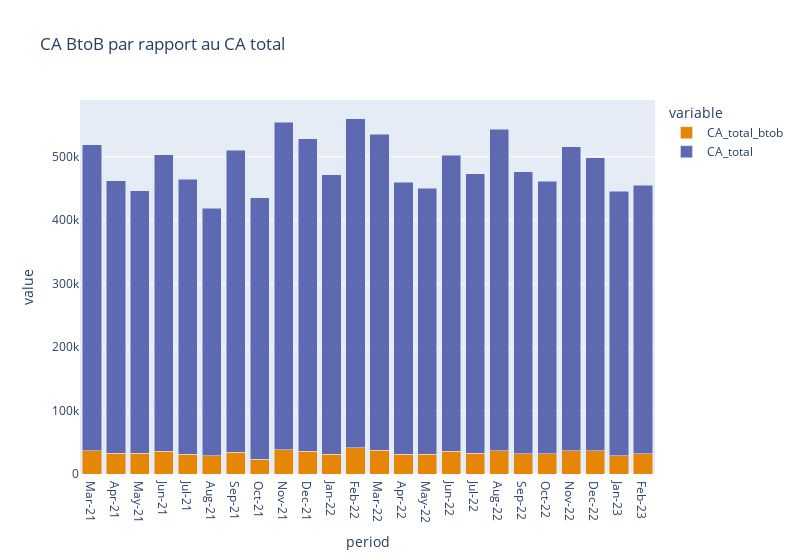

Notebook cell for this chart:
### Code cell
px.bar(df, x="period", 
              y=["CA_total_btob", "CA_total"], color_discrete_sequence= px.colors.qualitative.Vivid, width= 800, barmode="stack",
             title="CA BtoB par rapport au CA total")

### Figure 1 — Plotly figure (JSON) as saved in the notebook; plotly's stock layout.template omitted (floating-point values rounded to 4 significant figures)
{"data": [{"alignmentgroup": "True", "hovertemplate": "variable=CA_total_btob<br>period=%{x}<br>value=%{y}<extra></extra>", "legendgroup": "CA_total_btob", "marker": {"color": "rgb(229, 134, 6)", "pattern": {"shape": ""}}, "name": "CA_total_btob", "offsetgroup": "CA_total_btob", "orientation": "v", "showlegend": true, "textposition": "auto", "type": "bar", "x": ["Mar-21", "Apr-21", "May-21", "Jun-21", "Jul-21", "Aug-21", "Sep-21", "Oct-21", "Nov-21", "Dec-21", "Jan-22", "Feb-22", "Mar-22", "Apr-22", "May-22", "Jun-22", "Jul-22", "Aug-22", "Sep-22", "Oct-22", "Nov-22", "Dec-22", "Jan-23", "Feb-23"], "xaxis": "x", "y": [36520.0, 32960.0, 32820.0, 35610.0, 31120.0, 28990.0, 34350.0, 23000.0, 38080.0, 35900.0, 30760.0, 41610.0, 37480.0, 30850.0, 31390.0, 36230.0, 33040.0, 36840.0, 31790.0, 32050.0, 36380.0, 36280.0, 28460.0, 32240.0], "yaxis": "y"}, {"alignmentgroup": "True", "hovertemplate": "variable=CA_total<br>period=%{x}<br>value=%{y}<extra></extra>", "legendgroup": "CA_total", "marker": {"color": "rgb(93, 105, 177)", "pattern": {"shape": ""}}, "name": "CA_total", "offsetgroup": "CA_total", "orientation": "v", "showlegend": true, "textposition": "auto", "type": "bar", "x": ["Mar-21", "Apr-21", "May-21", "Jun-21", "Jul-21", "Aug-21", "Sep-21", "Oct-21", "Nov-21", "Dec-21", "Jan-22", "Feb-22", "Mar-22", "Apr-22", "May-22", "Jun-22", "Jul-22", "Aug-22", "Sep-22", "Oct-22", "Nov-22", "Dec-22", "Jan-23", "Feb-23"], "xaxis": "x", "y": [482400.0, 429100.0, 413900.0, 467700.0, 433200.0, 389600.0, 475700.0, 412600.0, 516200.0, 492200.0, 441300.0, 518400.0, 498300.0, 429200.0, 419000.0, 466000.0, 440400.0, 506500.0, 444700.0, 429200.0, 479600.0, 461900.0, 417300.0, 422500.0], "yaxis": "y"}], "layout": {"barmode": "stack", "legend": {"title": {"text": "variable"}, "tracegroupgap": 0}, "title": {"text": "CA BtoB par rapport au CA total"}, "width": 800, "xaxis": {"anchor": "y", "domain": [0, 1], "title": {"text": "period"}}, "yaxis": {"anchor": "x", "domain": [0, 1], "title": {"text": "value"}}}}
